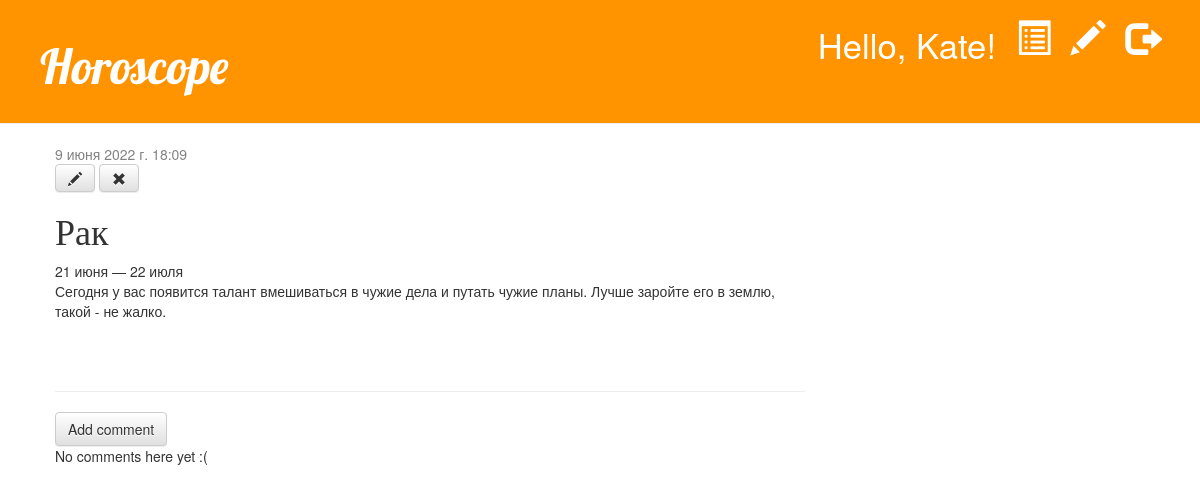
Page /post/4/ (signed in) on the committed database.
### blog/models.py (models this page shows, shortened)
class Post(models.Model):
    author = models.ForeignKey(settings.AUTH_USER_MODEL, on_delete=models.CASCADE)
    title = models.CharField(max_length=200)
    text = models.TextField()
    created_date = models.DateTimeField(default=timezone.now)
    published_date = models.DateTimeField(blank=True, null=True)

### blog/views.py (the view)
# urls.py: path('post/<int:pk>/', views.post_detail, name='post_detail'),
@login_required
def post_detail(request, pk):
    post = get_object_or_404(Post, pk=pk)
    return render(request, 'blog/post_detail.html', {'post': post})

### templates/blog/post_detail.html
{% extends 'blog/base.html' %}
{% block content %}
    <div class="post">
        {% if post.published_date %}
            <div class="date">
                {{ post.published_date }}
            </div>
        {% else %}
            <a class="btn btn-default" href="{% url 'post_publish' pk=post.pk %}">Publish</a>
        {% endif %}
        {% if user.is_authenticated %}
            <a class="btn btn-default" href="{% url 'post_edit' pk=post.pk %}"><span class="glyphicon glyphicon-pencil"></span></a>
            <a class="btn btn-default" href="{% url 'post_remove' pk=post.pk %}"><span class="glyphicon glyphicon-remove"></span></a>
        {% endif %}
        <h1>{{ post.title }}</h1>
        <p>{{ post.text|linebreaksbr }}</p>
    </div>
    <hr>
    <a class="btn btn-default" href="{% url 'add_comment_to_post' pk=post.pk %}">Add comment</a>
    {% for comment in post.comments.all %}
        {% if user.is_authenticated or comment.approved_comment %}
        <div class="comment">
            <div class="date">
                {{ comment.created_date }}
                {% if not comment.approved_comment %}
                    <a class="btn btn-default" href="{% url 'comment_remove' pk=comment.pk %}"><span class="glyphicon glyphicon-remove"></span></a>
                    <a class="btn btn-default" href="{% url 'comment_approve' pk=comment.pk %}"><span class="glyphicon glyphicon-ok"></span></a>
                {% endif %}
            </div>
            <strong>{{ comment.author }}</strong>
            <p>{{ comment.text|linebreaks }}</p>
        </div>
        {% endif %}
    {% empty %}
        <p>No comments here yet :(</p>
    {% endfor %}
{% endblock %}

### templates/blog/base.html (shortened to what this page needs)
{% load static %}
<html>
    <head>
        <link rel="stylesheet" href="//maxcdn.bootstrapcdn.com/bootstrap/3.2.0/css/bootstrap.min.css">
        <link rel="stylesheet" href="//maxcdn.bootstrapcdn.com/bootstrap/3.2.0/css/bootstrap-theme.min.css">
        <link rel="stylesheet" href="{% static 'css/blog.css' %}">
    </head>
    <body>
        <div class="page-header">
            {% if user.is_authenticated %}
                <a href="{% url 'logout' %}" class="top-menu"><span title='Log out' class="glyphicon glyphicon-log-out"></span></a>
                <a href="{% url 'post_new' %}" class="top-menu"><span title='New post' class="glyphicon glyphicon-pencil"></span></a>
                <a href="{% url 'post_draft_list' %}" class="top-menu"><span title='Draft' class="glyphicon glyphicon-list-alt"></span></a>
                <p class="top-menu">Hello, {{ user.username }}! </p>
            {% else %}
                <a href="{% url 'login' %}" class="top-menu"><span class="glyphicon glyphicon-lock"></span></a>
            {% endif %}
            <h1><a href="/">Horoscope</a></h1>
        </div>
        <div class="content container">
            <div class="row">
                <div class="col-md-8">
                {% block content %}
                {% endblock %}
                </div>
            </div>
        </div>
    </body>
</html>

### blog/static/css/blog.css (style rules this page uses)
.page-header { background-color: #ff9400; margin-top: 0; padding: 20px 20px 20px 40px; }
.page-header h1, .page-header h1 a, .page-header h1 a:visited, .page-header h1 a:active { color: #ffffff; font-size: 36pt; text-decoration: none; }
.content { margin-left: 40px; }
h1, h2, h3, h4 { font-family: 'Lobster', cursive; }
.date { color: #828282; }
.top-menu, .top-menu:hover, .top-menu:visited { color: #ffffff; float: right; font-size: 26pt; margin-right: 20px; }
.post { margin-bottom: 70px; }

### rows in the picture
Post: published_date "9 июня 2022 г. 18:09", title "Рак", text "21 июня — 22 июля Сегодня у вас появится талант вмешиваться в чужие дела и путать чужие планы. Лучше заройте его в землю, такой - не жалко."

### other values in the picture
{{ user.username }} "Kate"
